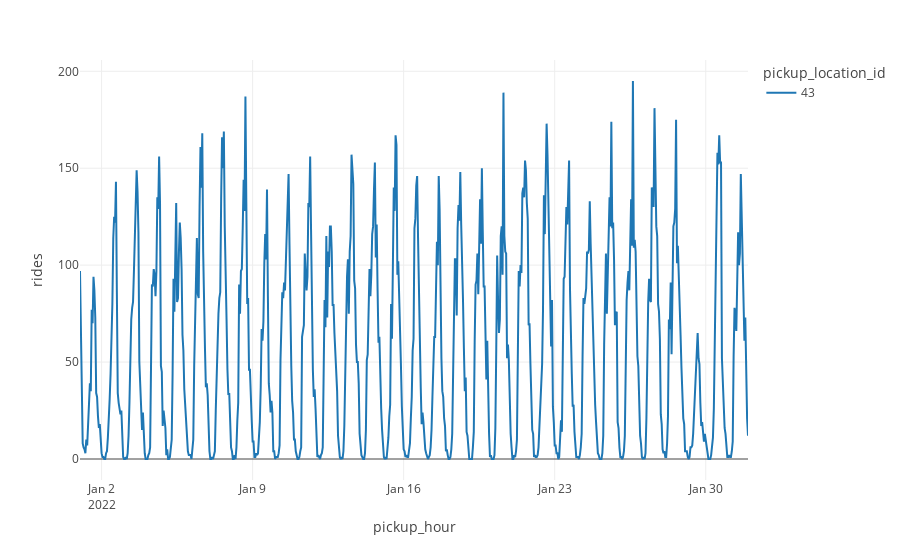

Notebook source saved alongside this figure:
### Markdown cell above
### Let's look at location 43 only

### Code cell
plot_rides(agg_rides_all_slots, locations=[43])

### Figure 1 — Plotly figure (JSON) as saved in the notebook; plotly's stock layout.template omitted (floating-point values rounded to 4 significant figures; data arrays with more than 128 entries replaced by an {"elided": "..."} marker saying what was removed)
{"data": [{"hovertemplate": "pickup_location_id=43<br>pickup_hour=%{x}<br>rides=%{y}<extra></extra>", "legendgroup": "43", "line": {"color": "#1F77B4", "dash": "solid"}, "marker": {"symbol": "circle"}, "mode": "lines", "name": "43", "orientation": "v", "showlegend": true, "type": "scatter", "x": {"elided": "744 str values"}, "xaxis": "x", "y": {"elided": "744 int values"}, "yaxis": "y"}], "layout": {"legend": {"title": {"text": "pickup_location_id"}, "tracegroupgap": 0}, "margin": {"t": 60}, "xaxis": {"anchor": "y", "domain": [0, 1], "title": {"text": "pickup_hour"}}, "yaxis": {"anchor": "x", "domain": [0, 1], "title": {"text": "rides"}}}}
